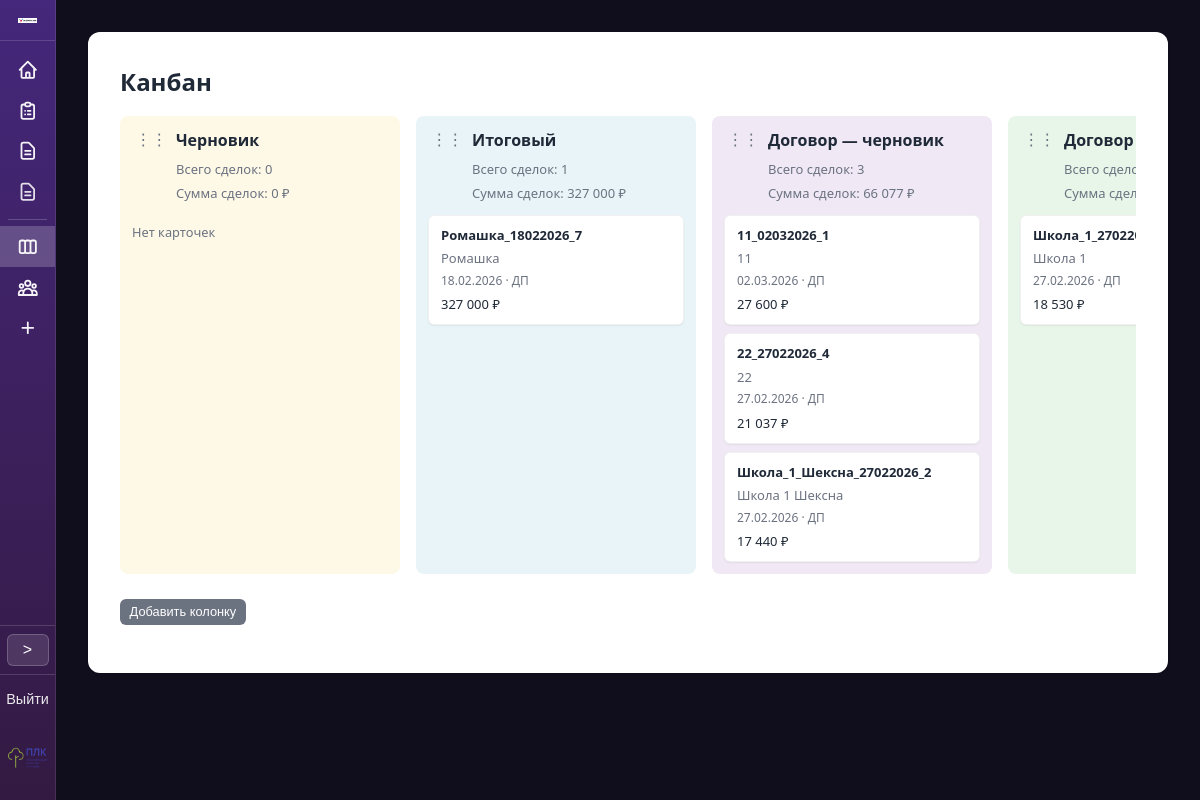
The app's page /kanban/ (signed in), older data.
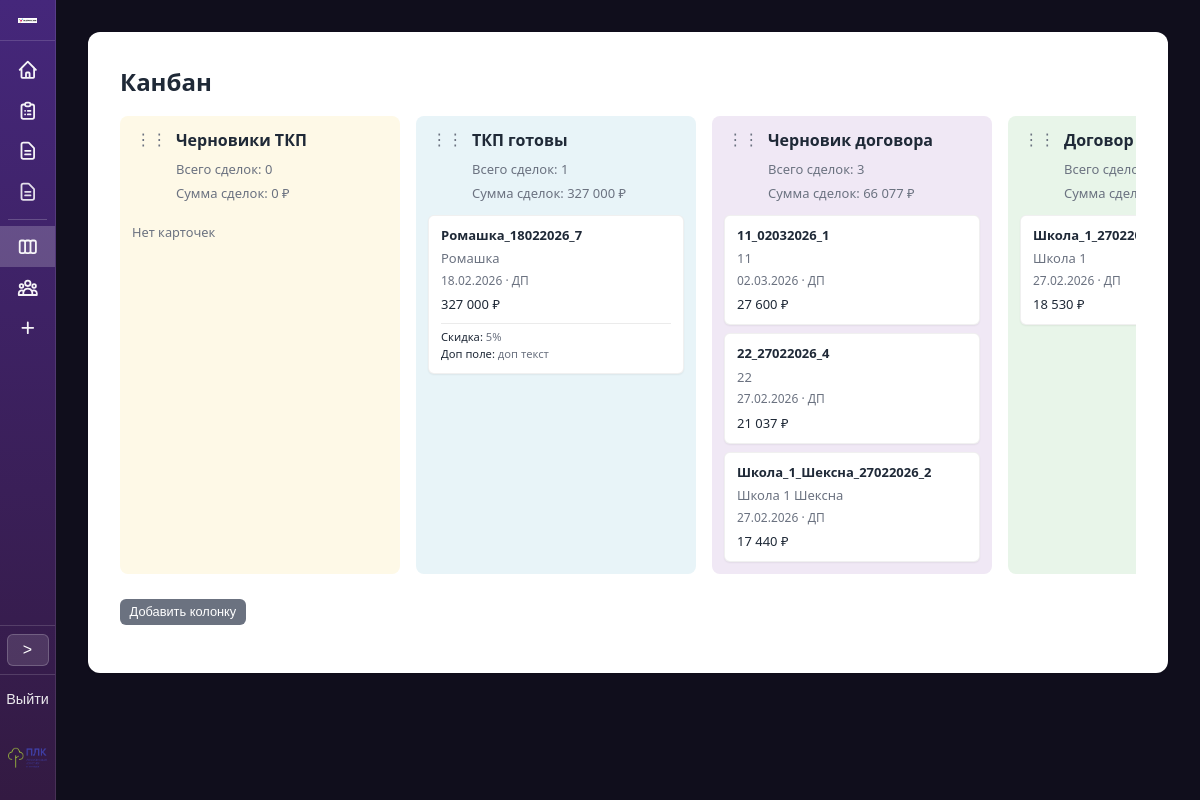
The same page, newer data.
### proposals/models.py (models this page shows, shortened)
class TKPRecord(models.Model):
    STATUS_DRAFT = 'draft'
    STATUS_FINAL = 'final'
    STATUS_CHOICES = [
        (STATUS_DRAFT, 'Черновик'),
        (STATUS_FINAL, 'Итоговый'),
    ]
    date = models.DateField('Дата')
    number = models.CharField('Номер документа', max_length=150, unique=True)
    client = models.CharField('Клиент', max_length=255, blank=True)
    service = models.CharField('Услуга', max_length=255)
    sum_total = models.DecimalField('Сумма', max_digits=15, decimal_places=2, default=0)
    room = models.TextField('Параметры объекта / помещение', blank=True)
    s = models.CharField('Площадь / количество', max_length=100, blank=True)
    text = models.TextField('Произвольный текст из ТКП', blank=True)
    status = models.CharField(
        'Статус',
        max_length=20,
        choices=STATUS_CHOICES,
        default=STATUS_FINAL,
    )
    notes = models.TextField('Заметки по сделке', blank=True, default='')
    created_at = models.DateTimeField('Создано', auto_now_add=True)
    class Meta:
        verbose_name = 'Запись ТКП'
        verbose_name_plural = 'Записи ТКП'
        ordering = ['-created_at']

class KanbanColumnTitleOverride(models.Model):
    user = models.ForeignKey(
        settings.AUTH_USER_MODEL,
        on_delete=models.CASCADE,
        related_name='kanban_column_title_overrides',
    )
    column_key = models.CharField('Ключ колонки', max_length=50)
    title = models.CharField('Название', max_length=255)
    class Meta:
        verbose_name = 'Название колонки канбана'
        verbose_name_plural = 'Названия колонок канбана'
        unique_together = [['user', 'column_key']]

class KanbanCardField(models.Model):
    VALUE_TEXT = 'text'
    VALUE_NUMBER = 'number'
    VALUE_TYPE_CHOICES = [
        (VALUE_TEXT, 'Текст'),
        (VALUE_NUMBER, 'Число'),
    ]
    user = models.ForeignKey(
        settings.AUTH_USER_MODEL,
        on_delete=models.CASCADE,
        related_name='kanban_card_fields',
    )
    tkp = models.ForeignKey(
        TKPRecord,
        on_delete=models.CASCADE,
        related_name='kanban_custom_fields',
    )
    name = models.CharField('Название поля', max_length=255)
    value_type = models.CharField('Тип', max_length=20, choices=VALUE_TYPE_CHOICES, default=VALUE_TEXT)
    value = models.TextField('Значение', blank=True)
    order = models.PositiveSmallIntegerField('Порядок', default=0)
    class Meta:
        verbose_name = 'Доп. поле карточки канбана'
        verbose_name_plural = 'Доп. поля карточек канбана'
        ordering = ['order', 'pk']
        unique_together = [['user', 'tkp', 'name']]

### proposals/views.py (the view)
# urls.py: path('kanban/', views.kanban_view, name='kanban'),
@login_required
@require_http_methods(['GET'])
def kanban_view(request):
    tkp_list = list(TKPRecord.objects.order_by('-created_at'))
    contract_by_tkp = {
        c.tkp_id: c
        for c in ContractRecord.objects.filter(tkp__isnull=False).select_related('tkp')
    }
    default_titles = {
        KANBAN_COL_DRAFT: 'Черновик',
        KANBAN_COL_FINAL: 'Итоговый',
        KANBAN_COL_CONTRACT_DRAFT: 'Договор — черновик',
        KANBAN_COL_CONTRACT_FINAL: 'Договор сформирован',
    }
    title_overrides = {
        o.column_key: o.title
        for o in KanbanColumnTitleOverride.objects.filter(user=request.user)
    }
    custom_columns = list(
        KanbanColumnCustom.objects.filter(user=request.user).order_by('order', 'pk')
    )
    positions = {
        p.tkp_id: p.column_key
        for p in KanbanCardPosition.objects.filter(user=request.user)
    }
    tkp_ids = [t.pk for t in tkp_list]
    custom_fields_qs = KanbanCardField.objects.filter(
        user=request.user, tkp_id__in=tkp_ids
    ).order_by('tkp_id', 'order', 'pk')
    custom_fields_by_tkp = {}
    for f in custom_fields_qs:
        custom_fields_by_tkp.setdefault(f.tkp_id, []).append({'name': f.name, 'value': f.value or ''})
    all_column_keys = [KANBAN_COL_DRAFT, KANBAN_COL_FINAL, KANBAN_COL_CONTRACT_DRAFT, KANBAN_COL_CONTRACT_FINAL]
    columns = {key: {'title': title_overrides.get(key) or default_titles[key], 'cards': [], 'count': 0, 'sum': Decimal(0)} for key in all_column_keys}
    for cc in custom_columns:
        ckey = f'custom_{cc.pk}'
        columns[ckey] = {'title': cc.title, 'cards': [], 'count': 0, 'sum': Decimal(0), 'custom_id': cc.pk}
    for tkp in tkp_list:
        contract = contract_by_tkp.get(tkp.pk)
        col_key = positions.get(tkp.pk) or _kanban_computed_column(tkp, contract)
        if col_key not in columns:
            col_key = _kanban_computed_column(tkp, contract)
        service_display = 'Комплексное' if tkp.service == 'Комплексное ТКП' else tkp.service
        sum_val = tkp.sum_total or Decimal(0)
        card = {
            'tkp_id': tkp.pk,
            'tkp_number': tkp.number,
            'client': tkp.client or '—',
            'date': tkp.date,
            'date_display': tkp.date.strftime('%d.%m.%Y'),
            'service_display': service_display,
            'sum_total': sum_val,
            'sum_display': _format_price(sum_val),
            'contract_id': contract.pk if contract else None,
            'custom_fields': custom_fields_by_tkp.get(tkp.pk, []),
        }
        columns[col_key]['cards'].append(card)
        columns[col_key]['count'] += 1
        columns[col_key]['sum'] += sum_val
    default_order = [
        KANBAN_COL_DRAFT,
        KANBAN_COL_FINAL,
        KANBAN_COL_CONTRACT_DRAFT,
        KANBAN_COL_CONTRACT_FINAL,
    ] + [f'custom_{cc.pk}' for cc in custom_columns]
    try:
        board_order = KanbanBoardOrder.objects.get(user=request.user)
        saved_order = list(board_order.order) if isinstance(board_order.order, list) else []
    except KanbanBoardOrder.DoesNotExist:
        saved_order = []
    ordered_keys = [k for k in saved_order if k in columns] if saved_order else []
    for k in default_order:
        if k not in ordered_keys and k in columns:
            ordered_keys.append(k)
    def col_data(key):
        c = columns.get(key)
        if not c:
            return None
        return {
            'id': key,
            'title': c['title'],
            'cards': c['cards'],
            'count': c['count'],
            'sum': c['sum'],
            'sum_display': _format_price(c['sum']),
            'custom_id': c.get('custom_id'),
        }
    all_columns = [col_data(k) for k in ordered_keys if col_data(k)]
    column_groups = [{'group_title': '', 'columns': all_columns}]
    return render(request, 'proposals/kanban.html', {
        'column_groups': column_groups,
    })

### proposals/views.py (called while the page is built)
def _format_price(value):
    if value is None:
        return ''
    s = str(int(value))
    n = len(s)
    if n <= 3:
        return s
    r = n % 3 or 3
    result = s[:r]
    for i in range(r, n, 3):
        result += ' ' + s[i:i + 3]
    return result

def _kanban_computed_column(tkp, contract):
    if tkp.status == TKPRecord.STATUS_DRAFT:
        return KANBAN_COL_DRAFT
    if tkp.status != TKPRecord.STATUS_FINAL:
        return KANBAN_COL_DRAFT
    if contract is None:
        return KANBAN_COL_FINAL
    if contract.status == ContractRecord.STATUS_DRAFT:
        return KANBAN_COL_CONTRACT_DRAFT
    return KANBAN_COL_CONTRACT_FINAL

### proposals/templates/proposals/kanban.html (shortened to what this page needs)
{% extends "proposals/base.html" %}
{% load proposal_filters %}
{% block container_extra_class %}container--wide{% endblock %}
{% block content %}
<h1 style="margin-bottom: 1rem;">Канбан</h1>
<div class="kanban-board" style="display: flex; gap: 2rem; overflow-x: auto; min-height: 400px; padding-bottom: 0.5rem; align-items: flex-start;">
    {% for group in column_groups %}
    <div class="kanban-group" style="display: flex; flex-direction: column; gap: 0.5rem; flex-shrink: 0; flex: 1;">
        <div class="kanban-group-columns" style="display: flex; gap: 1rem; flex-wrap: nowrap;">
            {% for col in group.columns %}
            <div class="kanban-column" data-column-id="{{ col.id }}" style="flex: 0 0 280px; min-width: 280px; border-radius: 8px; padding: 0.75rem; display: flex; flex-direction: column;">
                <div class="kanban-column-header" style="margin-bottom: 0.75rem; display: flex; align-items: flex-start; gap: 0.35rem;">
                    <span class="kanban-column-drag-handle" draggable="true" data-column-id="{{ col.id }}" title="Переместить колонку" style="cursor: grab; padding: 0.2rem; color: var(--text-muted); font-size: 1rem; line-height: 1; user-select: none;">⋮⋮</span>
                    <div style="flex: 1; min-width: 0;">
                    <h3 class="kanban-col-title-editable" data-column-id="{{ col.id }}" contenteditable="true" style="font-size: 1rem; margin: 0 0 0.5rem; font-weight: 600; outline: none; min-height: 1.5em;">{{ col.title }}</h3>
                    <p style="margin: 0; font-size: 0.8125rem; color: var(--text-muted);">Всего сделок: {{ col.count }}</p>
                    <p style="margin: 0.25rem 0 0; font-size: 0.8125rem; color: var(--text-muted);">Сумма сделок: {{ col.sum_display }} ₽</p>
                    </div>
                </div>
                <div class="kanban-column-cards" data-column-id="{{ col.id }}" style="flex: 1; min-height: 120px; display: flex; flex-direction: column; gap: 0.5rem;">
                    {% for card in col.cards %}
                    <div class="kanban-card" data-tkp-id="{{ card.tkp_id }}" data-column-id="{{ col.id }}" draggable="true"
                         style="background: #fff; border-radius: 6px; padding: 0.6rem 0.75rem; box-shadow: 0 1px 2px rgba(0,0,0,.06); cursor: grab; font-size: 0.8125rem; border: 1px solid rgba(0,0,0,.06);">
                        <div class="kanban-card-number" style="font-weight: 600; margin-bottom: 0.25rem;">{{ card.tkp_number }}</div>
                        <div class="kanban-card-client" style="color: var(--text-muted); margin-bottom: 0.2rem;">{{ card.client }}</div>
                        <div class="kanban-card-meta" style="font-size: 0.75rem; color: var(--text-muted);">
                            {{ card.date_display }} · {{ card.service_display }}
                        </div>
                        <div class="kanban-card-sum" style="margin-top: 0.35rem; font-weight: 500;">{{ card.sum_display }} ₽</div>
                        {% if card.custom_fields %}
                        <div class="kanban-card-custom-fields" style="margin-top: 0.5rem; padding-top: 0.35rem; border-top: 1px solid rgba(0,0,0,.08); font-size: 0.7rem; color: var(--text-muted);">
                            {% for f in card.custom_fields %}
                            <div><span style="color: var(--text);">{{ f.name }}:</span> {{ f.value|default:"—" }}</div>
                            {% endfor %}
                        </div>
                        {% endif %}
                    </div>
                    {% empty %}
                    <p style="font-size: 0.8rem; color: var(--text-muted); margin: 0.5rem 0;">Нет карточек</p>
                    {% endfor %}
                </div>
            </div>
            {% endfor %}
        </div>
    </div>
    {% endfor %}
</div>
<p style="margin-top: 1rem;">
    <button type="button" id="kanban-add-column-btn" class="btn btn-secondary btn-sm">Добавить колонку</button>
</p>
{% endblock %}

Row changes from the older to the newer data that the page shows:
added KanbanColumnTitleOverride: title "Черновики ТКП"
added KanbanColumnTitleOverride: title "ТКП готовы"
added KanbanCardField: name "Скидка", value "5%"
added KanbanCardField: name "Доп поле", value "доп текст"
added KanbanColumnTitleOverride: title "Черновик договора"
Text that changed along with them:
list line gone: "⋮⋮ Черновик Всего сделок: 0 Сумма сделок: 0 ₽ Нет карточек ⋮⋮ Итоговый Всего сделок: 1 Сумма сделок: 327 000 ₽ 18.02.2026 · 327 000 ₽ ⋮⋮ Договор — черновик Всего сделок: 3 Сумма сделок: 66 077 ₽ 02.03.2026 · 27 600 ₽ 27.02.2026 · 21 037 ₽ 27.02.2026 · 17 440 ₽"
new list line: "⋮⋮ Всего сделок: 0 Сумма сделок: 0 ₽ Нет карточек ⋮⋮ Всего сделок: 1 Сумма сделок: 327 000 ₽ 18.02.2026 · 327 000 ₽ : : ⋮⋮ Всего сделок: 3 Сумма сделок: 66 077 ₽ 02.03.2026 · 27 600 ₽ 27.02.2026 · 21 037 ₽ 27.02.2026 · 17 440 ₽"
list line gone: "Ромашка_18022026_7 Ромашка ДП"
new list line: "Ромашка_18022026_7 Ромашка ДП"
list line gone: "11_02032026_1 11 ДП"
new list line: "11_02032026_1 11 ДП"
list line gone: "22_27022026_4 22 ДП"
new list line: "22_27022026_4 22 ДП"
list line gone: "Школа_1_Шексна_27022026_2 Школа 1 Шексна ДП"
new list line: "Школа_1_Шексна_27022026_2 Школа 1 Шексна ДП"
